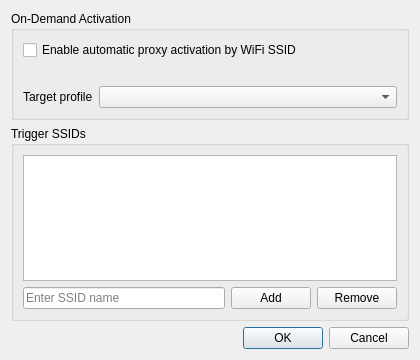
<?xml version="1.0" encoding="UTF-8"?>
<ui version="4.0">
 <class>DialogSSIDSettings</class>
 <widget class="QDialog" name="DialogSSIDSettings">
  <property name="geometry">
   <rect>
    <x>0</x>
    <y>0</y>
    <width>420</width>
    <height>360</height>
   </rect>
  </property>
  <property name="minimumSize">
   <size>
    <width>400</width>
    <height>0</height>
   </size>
  </property>
  <property name="windowTitle">
   <string>On-Demand WiFi Settings</string>
  </property>
  <layout class="QVBoxLayout" name="verticalLayout">
   <item>
    <widget class="QGroupBox" name="groupBox_activation">
     <property name="title">
      <string>On-Demand Activation</string>
     </property>
     <layout class="QVBoxLayout" name="verticalLayout_activation">
      <item>
       <widget class="QCheckBox" name="ssid_on_demand_enabled">
        <property name="text">
         <string>Enable automatic proxy activation by WiFi SSID</string>
        </property>
       </widget>
      </item>
      <item>
       <widget class="QLabel" name="label_profile_hint">
        <property name="wordWrap">
         <bool>true</bool>
        </property>
       </widget>
      </item>
      <item>
       <layout class="QFormLayout" name="formLayout_profile">
        <item row="0" column="0">
         <widget class="QLabel" name="label_target_profile">
          <property name="text">
           <string>Target profile</string>
          </property>
         </widget>
        </item>
        <item row="0" column="1">
         <widget class="QComboBox" name="ssid_on_demand_profile"/>
        </item>
       </layout>
      </item>
     </layout>
    </widget>
   </item>
   <item>
    <widget class="QGroupBox" name="groupBox_ssids">
     <property name="title">
      <string>Trigger SSIDs</string>
     </property>
     <layout class="QVBoxLayout" name="verticalLayout_ssids">
      <item>
       <widget class="QListWidget" name="ssid_list_widget"/>
      </item>
      <item>
       <layout class="QHBoxLayout" name="horizontalLayout_input">
        <item>
         <widget class="QLineEdit" name="ssid_input">
          <property name="placeholderText">
           <string>Enter SSID name</string>
          </property>
         </widget>
        </item>
        <item>
         <widget class="QPushButton" name="btn_add_ssid">
          <property name="text">
           <string>Add</string>
          </property>
         </widget>
        </item>
        <item>
         <widget class="QPushButton" name="btn_remove_ssid">
          <property name="text">
           <string>Remove</string>
          </property>
         </widget>
        </item>
       </layout>
      </item>
     </layout>
    </widget>
   </item>
   <item>
    <widget class="QDialogButtonBox" name="buttonBox">
     <property name="orientation">
      <enum>Qt::Horizontal</enum>
     </property>
     <property name="standardButtons">
      <set>QDialogButtonBox::Cancel|QDialogButtonBox::Ok</set>
     </property>
    </widget>
   </item>
  </layout>
 </widget>
 <resources/>
 <connections/>
</ui>
